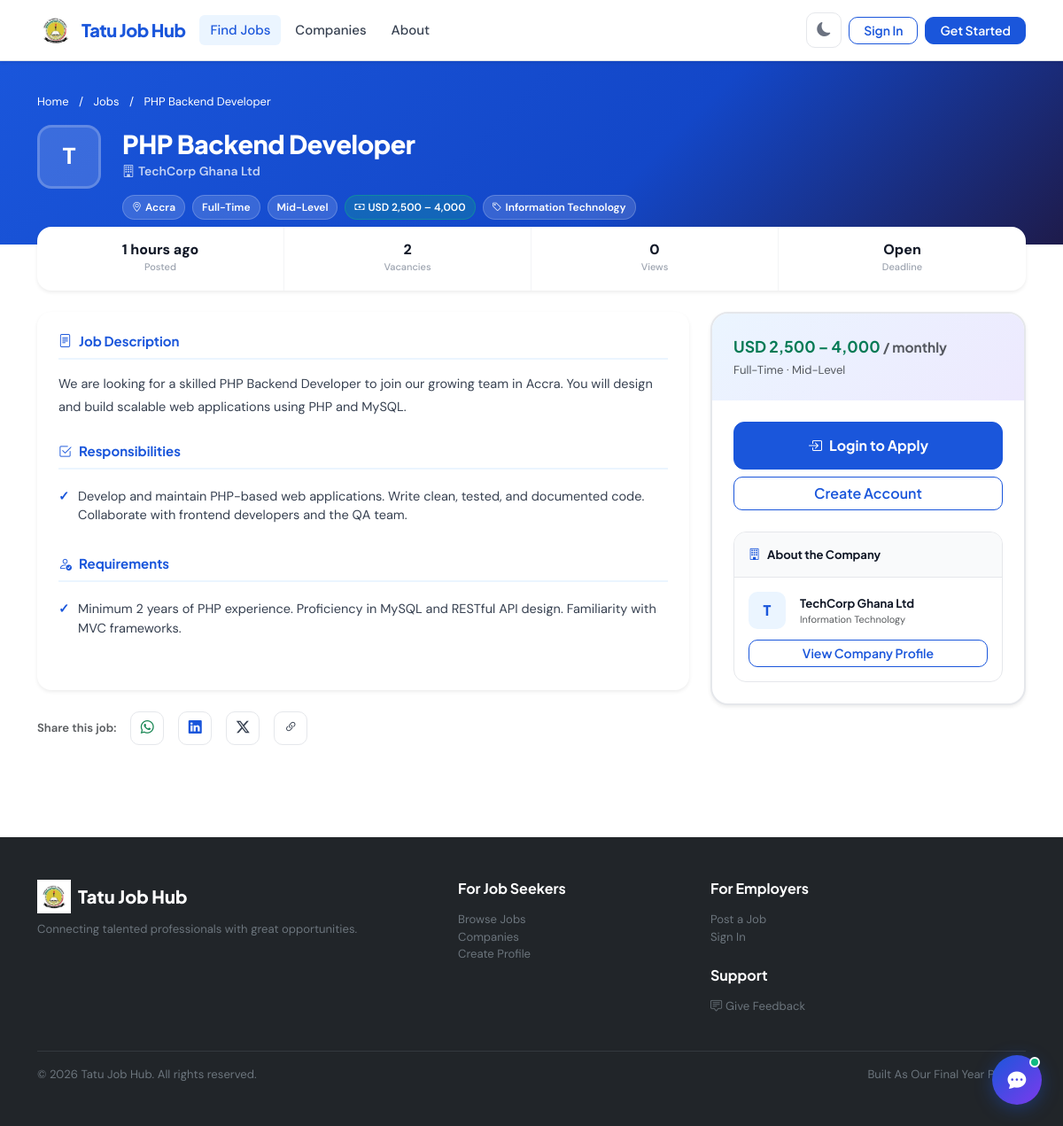
Page /config/public/jobs/php-backend-developer-techcorp-001 on the committed database.
### tables this page shows
CREATE TABLE job_listings (
    id                  INT UNSIGNED    NOT NULL AUTO_INCREMENT,
    employer_id         INT UNSIGNED    NOT NULL,
    title               VARCHAR(160)    NOT NULL,
    slug                VARCHAR(200)    NULL,
    description         LONGTEXT        NOT NULL,
    requirements        TEXT            NULL,
    responsibilities    TEXT            NULL,
    benefits            TEXT            NULL,
    location_city       VARCHAR(80)     NULL,
    location_country    VARCHAR(80)     NULL,
    is_remote           TINYINT(1)      NOT NULL DEFAULT 0,
    job_type            ENUM('full_time','part_time','contract','internship','freelance','volunteer') NOT NULL DEFAULT 'full_time',
    experience_level    ENUM('entry','junior','mid','senior','lead','executive') NOT NULL DEFAULT 'entry',
    industry            VARCHAR(100)    NULL,
    salary_min          DECIMAL(12,2)   NULL,
    salary_max          DECIMAL(12,2)   NULL,
    salary_currency     VARCHAR(5)      NOT NULL DEFAULT 'USD',
    salary_period       ENUM('hourly','monthly','yearly') NOT NULL DEFAULT 'yearly',
    salary_is_hidden    TINYINT(1)      NOT NULL DEFAULT 0  COMMENT 'Show "Competitive" instead of range',
    vacancies           TINYINT UNSIGNED NOT NULL DEFAULT 1,
    application_deadline DATE           NULL,
    status              ENUM('draft','active','closed','expired','removed') NOT NULL DEFAULT 'draft',
    is_featured         TINYINT(1)      NOT NULL DEFAULT 0,
    view_count          INT UNSIGNED    NOT NULL DEFAULT 0,
    application_count   INT UNSIGNED    NOT NULL DEFAULT 0,
    expires_at          TIMESTAMP       NULL,
    created_at          TIMESTAMP       NOT NULL DEFAULT CURRENT_TIMESTAMP,
    updated_at          TIMESTAMP       NOT NULL DEFAULT CURRENT_TIMESTAMP ON UPDATE CURRENT_TIMESTAMP,

    PRIMARY KEY (id),
    UNIQUE KEY uq_jl_slug (slug),
    INDEX idx_jl_employer_id (employer_id),
    INDEX idx_jl_status (status),
    INDEX idx_jl_job_type (job_type),
    INDEX idx_jl_experience_level (experience_level),
    INDEX idx_jl_location (location_city, location_country),
    INDEX idx_jl_industry (industry),
    INDEX idx_jl_salary (salary_min, salary_max),
    INDEX idx_jl_created_at (created_at),
    INDEX idx_jl_is_remote (is_remote),
    FULLTEXT INDEX ft_jl_search (title, description, requirements)
      COMMENT 'Enables FULLTEXT search on job listings',
    CONSTRAINT fk_jl_employer
        FOREIGN KEY (employer_id) REFERENCES employer_profiles(id) ON DELETE CASCADE
);

CREATE TABLE employer_profiles (
    id                  INT UNSIGNED    NOT NULL AUTO_INCREMENT,
    user_id             INT UNSIGNED    NOT NULL,
    company_name        VARCHAR(160)    NOT NULL,
    slug                VARCHAR(180)    NULL     COMMENT 'URL-friendly company name',
    industry            VARCHAR(100)    NULL,
    company_size        ENUM('1-10','11-50','51-200','201-500','501-1000','1000+') NULL,
    founded_year        YEAR            NULL,
    website             VARCHAR(300)    NULL,
    phone               VARCHAR(30)     NULL,
    email               VARCHAR(180)    NULL     COMMENT 'Company contact email',
    location_city       VARCHAR(80)     NULL,
    location_country    VARCHAR(80)     NULL,
    full_address        VARCHAR(300)    NULL,
    description         TEXT            NULL,
    logo_path           VARCHAR(300)    NULL,
    cover_image_path    VARCHAR(300)    NULL,
    linkedin_url        VARCHAR(300)    NULL,
    twitter_url         VARCHAR(300)    NULL,
    verification_status ENUM('pending','approved','rejected','suspended') NOT NULL DEFAULT 'pending',
    is_featured         TINYINT(1)      NOT NULL DEFAULT 0,
    profile_views       INT UNSIGNED    NOT NULL DEFAULT 0,
    created_at          TIMESTAMP       NOT NULL DEFAULT CURRENT_TIMESTAMP,
    updated_at          TIMESTAMP       NOT NULL DEFAULT CURRENT_TIMESTAMP ON UPDATE CURRENT_TIMESTAMP,

    PRIMARY KEY (id),
    UNIQUE KEY uq_ep_user_id (user_id),
    UNIQUE KEY uq_ep_slug (slug),
    INDEX idx_ep_verification (verification_status),
    INDEX idx_ep_industry (industry),
    INDEX idx_ep_location (location_city, location_country),
    CONSTRAINT fk_ep_user
        FOREIGN KEY (user_id) REFERENCES users(id) ON DELETE CASCADE
);

### app/views/jobs/show.php (the view, shortened to what the rows shown need)
<?php
$jobTypes  = ['full_time'=>'Full-Time','part_time'=>'Part-Time','contract'=>'Contract',
              'internship'=>'Internship','freelance'=>'Freelance'];
$expLevels = ['entry'=>'Entry Level','junior'=>'Junior','mid'=>'Mid-Level',
              'senior'=>'Senior','lead'=>'Lead','executive'=>'Executive'];
?>
<div class="jd-hero">
  <div class="container">
    <nav class="mb-3" style="font-size:13px;">
      <a href="<?= url('/') ?>" class="text-white opacity-60 text-decoration-none">Home</a>
      <span class="text-white opacity-40 mx-2">/</span>
      <a href="<?= url('/jobs') ?>" class="text-white opacity-60 text-decoration-none">Jobs</a>
      <span class="text-white opacity-40 mx-2">/</span>
      <span class="text-white opacity-90"><?= e($job['title']) ?></span>
    </nav>
    <div class="d-flex gap-4 align-items-start flex-wrap">
      <?php if($job['company_logo']): ?>
      <img src="<?= url('/file?path='.urlencode($job['company_logo'])) ?>"
           class="jd-logo" alt="<?= e($job['company_name']) ?>">
      <?php else: ?>
      <div class="jd-logo-placeholder"><?= strtoupper(substr($job['company_name'],0,1)) ?></div>
      <?php endif; ?>
      <div class="flex-grow-1 min-w-0">
        <h1 class="text-white fw-800 mb-1" style="font-size:clamp(1.3rem,3vw,1.8rem);letter-spacing:-.5px;">
          <?= e($job['title']) ?>
        </h1>
        <div class="d-flex align-items-center gap-1 mb-3" style="color:rgba(255,255,255,.75);font-size:14px;">
          <i class="bi bi-building"></i>
          <a href="<?= url('/companies/'.($job['company_slug']??'')) ?>"
             class="text-white opacity-75 text-decoration-none fw-600">
            <?= e($job['company_name']) ?>
          </a>
        </div>
        <div class="d-flex flex-wrap gap-2">
          <span class="jd-tag <?= $job['is_remote']?'remote':'' ?>">
            <i class="bi bi-geo-alt" style="font-size:11px;"></i>
            <?= $job['is_remote'] ? 'Remote' : e($job['location_city']??'Ghana') ?>
          </span>
          <span class="jd-tag"><?= $jobTypes[$job['job_type']]??status_label($job['job_type']) ?></span>
          <span class="jd-tag"><?= $expLevels[$job['experience_level']]??status_label($job['experience_level']) ?></span>
          <?php if(!$job['salary_is_hidden'] && $job['salary_min']): ?>
          <span class="jd-tag salary">
            <i class="bi bi-cash" style="font-size:11px;"></i>
            <?= salary_range($job['salary_min'],$job['salary_max'],$job['salary_currency']) ?>
          </span>
          <?php endif; ?>
          <?php if($job['industry']): ?>
          <span class="jd-tag"><i class="bi bi-tag" style="font-size:11px;"></i><?= e($job['industry']) ?></span>
          <?php endif; ?>
        </div>
      </div>
    </div>
  </div>
</div>
<div class="container pb-5">
  <div class="stat-strip mb-4 shadow-sm">
    <div class="stat-cell">
      <div class="val"><?= time_ago($job['created_at']) ?></div>
      <div class="lbl">Posted</div>
    </div>
    <div class="stat-cell">
      <div class="val"><?= $job['vacancies'] ?? 1 ?></div>
      <div class="lbl">Vacancies</div>
    </div>
    <div class="stat-cell">
      <div class="val"><?= number_format($job['view_count']??0) ?></div>
      <div class="lbl">Views</div>
    </div>
    <div class="stat-cell">
      <div class="val"><?= $job['application_deadline'] ? date('d M', strtotime($job['application_deadline'])) : 'Open' ?></div>
      <div class="lbl">Deadline</div>
    </div>
  </div>
  <div class="row g-4">
    <div class="col-lg-8">
      <div class="card border-0 shadow-sm mb-4" style="border-radius:16px;">
        <div class="card-body p-4">
          <?php if($job['description']): ?>
          <div class="jd-section">
            <h5><i class="bi bi-file-text me-2"></i>Job Description</h5>
            <div style="color:#374151;line-height:1.8;font-size:14.5px;">
              <?= nl2br(e($job['description'])) ?>
            </div>
          </div>
          <?php endif; ?>
          <?php if($job['responsibilities']): ?>
          <div class="jd-section">
            <h5><i class="bi bi-check2-square me-2"></i>Responsibilities</h5>
            <ul>
              <?php foreach(array_filter(explode("\n",$job['responsibilities'])) as $r): ?>
              <li><?= e(trim($r,'- ')) ?></li>
              <?php endforeach; ?>
            </ul>
          </div>
          <?php endif; ?>
          <?php if($job['requirements']): ?>
          <div class="jd-section">
            <h5><i class="bi bi-person-check me-2"></i>Requirements</h5>
            <ul>
              <?php foreach(array_filter(explode("\n",$job['requirements'])) as $r): ?>
              <li><?= e(trim($r,'- ')) ?></li>
              <?php endforeach; ?>
            </ul>
          </div>
          <?php endif; ?>
        </div>
      </div>
      <div class="d-flex align-items-center gap-3 mb-2">
        <span class="text-muted small fw-600">Share this job:</span>
        <?php $shareUrl = url('/jobs/'.$job['slug']); ?>
        <a class="share-btn" target="_blank"
           href="https://wa.me/?text=<?= urlencode($job['title'].' at '.$job['company_name'].' — '.$shareUrl) ?>"
           title="WhatsApp"><i class="bi bi-whatsapp text-success"></i></a>
        <a class="share-btn" target="_blank"
           href="https://www.linkedin.com/sharing/share-offsite/?url=<?= urlencode($shareUrl) ?>"
           title="LinkedIn"><i class="bi bi-linkedin text-primary"></i></a>
        <a class="share-btn" target="_blank"
           href="https://twitter.com/intent/tweet?text=<?= urlencode('Hiring: '.$job['title'].' — '.$shareUrl) ?>"
           title="X / Twitter"><i class="bi bi-twitter-x"></i></a>
        <button class="share-btn" onclick="copyLink()" title="Copy link">
          <i class="bi bi-link-45deg" id="copyIcon"></i>
        </button>
      </div>
    </div>
    <div class="col-lg-4">
      <div class="apply-card shadow-sm">
        <div class="apply-top">
          <?php if(!$job['salary_is_hidden'] && $job['salary_min']): ?>
          <div class="fw-700 mb-1" style="color:#057A55;font-size:1.1rem;">
            <?= salary_range($job['salary_min'],$job['salary_max'],$job['salary_currency']) ?>
            <?php if($job['salary_period']): ?><span class="fw-400 small text-muted">/ <?= $job['salary_period'] ?></span><?php endif; ?>
          </div>
          <?php else: ?>
          <div class="fw-700 mb-1" style="color:#374151;">Competitive Salary</div>
          <?php endif; ?>
          <div class="text-muted small"><?= $jobTypes[$job['job_type']]??'' ?> · <?= $expLevels[$job['experience_level']]??'' ?></div>
        </div>
        <div class="p-4">
          <?php if(!is_logged_in()): ?>
            <a href="<?= url('/login') ?>" class="btn btn-primary w-100 btn-lg fw-700 mb-2">
              <i class="bi bi-box-arrow-in-right me-2"></i>Login to Apply
            </a>
            <a href="<?= url('/register?role=seeker') ?>" class="btn btn-outline-primary w-100 fw-600">
              Create Account
            </a>
          <?php elseif(Session::isEmployer()): ?>
            <div class="alert border-0 text-center" style="background:#EBF5FF;color:#1A56DB;border-radius:12px;">
              <i class="bi bi-info-circle me-1"></i>Employer accounts cannot apply.
            </div>
          <?php endif; ?>
          <div class="company-mini mt-4">
            <div class="company-mini-head">
              <span class="fw-700 small"><i class="bi bi-building me-2 text-primary"></i>About the Company</span>
            </div>
            <div class="p-3">
              <div class="d-flex gap-3 align-items-center mb-2">
                <?php if($job['company_logo']): ?>
                <img src="<?= url('/file?path='.urlencode($job['company_logo'])) ?>"
                     style="width:42px;height:42px;border-radius:10px;object-fit:contain;
                            border:1px solid #e5e7eb;padding:4px;" alt="">
                <?php else: ?>
                <div class="d-flex align-items-center justify-content-center fw-800"
                     style="width:42px;height:42px;border-radius:10px;
                            background:#EBF5FF;color:#1A56DB;font-size:16px;">
                  <?= strtoupper(substr($job['company_name'],0,1)) ?>
                </div>
                <?php endif; ?>
                <div>
                  <div class="fw-700 small"><?= e($job['company_name']) ?></div>
                  <div class="text-muted" style="font-size:11px;"><?= e($job['industry']??'') ?></div>
                </div>
              </div>
              <a href="<?= url('/companies/'.($job['company_slug']??'')) ?>"
                 class="btn btn-sm btn-outline-primary w-100 fw-600 mt-1">
                View Company Profile
              </a>
            </div>
          </div>
        </div>
      </div>
    </div>
  </div>
</div>

### core/Router.php (shortened to what the rows shown need)
<?php
class Router
{
    private array $routes = [];
    private array $groupMiddleware = [];
    private string $groupPrefix = '';
    public function group(array $opts, callable $cb): void
    {
        $prevPrefix = $this->groupPrefix;
        $prevMw     = $this->groupMiddleware;
        $this->groupPrefix     .= ($opts['prefix'] ?? '');
        $this->groupMiddleware  = array_merge($this->groupMiddleware, $opts['middleware'] ?? []);
        $this->groupPrefix     = $prevPrefix;
        $this->groupMiddleware = $prevMw;
    }
    private function add(string $method, string $path, string $handler, array $mw): void
    {
        $full = $this->groupPrefix . $path;
        $this->routes[] = [
            'method'  => $method,
            'pattern' => '#^' . preg_replace('/\{([a-zA-Z_]+)\}/', '(?P<$1>[^/]+)', $full) . '$#',
            'handler' => $handler,
            'mw'      => array_merge($this->groupMiddleware, $mw),
        ];
    }
    public function dispatch(): void
    {
        $method = $_SERVER['REQUEST_METHOD'];
        $uri    = $this->uri();
        foreach ($this->routes as $route) {
            if ($route['method'] !== $method) continue;
            if (!preg_match($route['pattern'], $uri, $matches)) continue;
            $params = array_filter($matches, 'is_string', ARRAY_FILTER_USE_KEY);
            $this->call($route['handler'], $params);
            return;
        }
    }
    private function uri(): string
    {
        $uri  = parse_url($_SERVER['REQUEST_URI'] ?? '/', PHP_URL_PATH);
        $scriptBase = rtrim(dirname($_SERVER['SCRIPT_NAME'] ?? '/'), '/');
        if ($scriptBase && $scriptBase !== '/config/public' && $scriptBase !== '/public'
            && str_starts_with($uri, $scriptBase)) {
            $uri = substr($uri, strlen($scriptBase));
        }
        return '/' . ltrim($uri ?: '/', '/');
    }
    private function call(string $handler, array $params): void
    {
        [$class, $method] = explode('@', $handler, 2);
        $ctrl = new $class();
        $reflection = new ReflectionMethod($ctrl, $method);
        $paramCount = $reflection->getNumberOfParameters();
        if ($paramCount === 1) {
            $parameter = $reflection->getParameters()[0];
            $type = $parameter->getType();
            if ($type instanceof ReflectionNamedType && $type->getName() === 'array') {
                $ctrl->$method($params);
                return;
            }
            return;
        }
    }
}

### rows in the picture
job_listings: title "PHP Backend Developer", employer.company_name "T", employer.company_name "TechCorp Ghana Ltd", location_city "Accra", job_type "Full-Time", experience_level "Mid-Level", salary_is_hidden 0 (drawn), salary_min+salary_max+salary_currency "USD 2,500 – 4,000", industry "Information Technology", created_at "1 hours ago", vacancies "2", view_count "0", description "We are looking for a skilled PHP Backend Developer to join our growing team in Accra. You will design and build scalable web applications using PHP and MySQL.", responsibilities "Develop and maintain PHP-based web applications. Write clean, tested, and documented code. Collaborate with frontend developers and the QA team.", requirements "Minimum 2 years of PHP experience. Proficiency in MySQL and RESTful API design. Familiarity with MVC frameworks.", salary_period "monthly"
